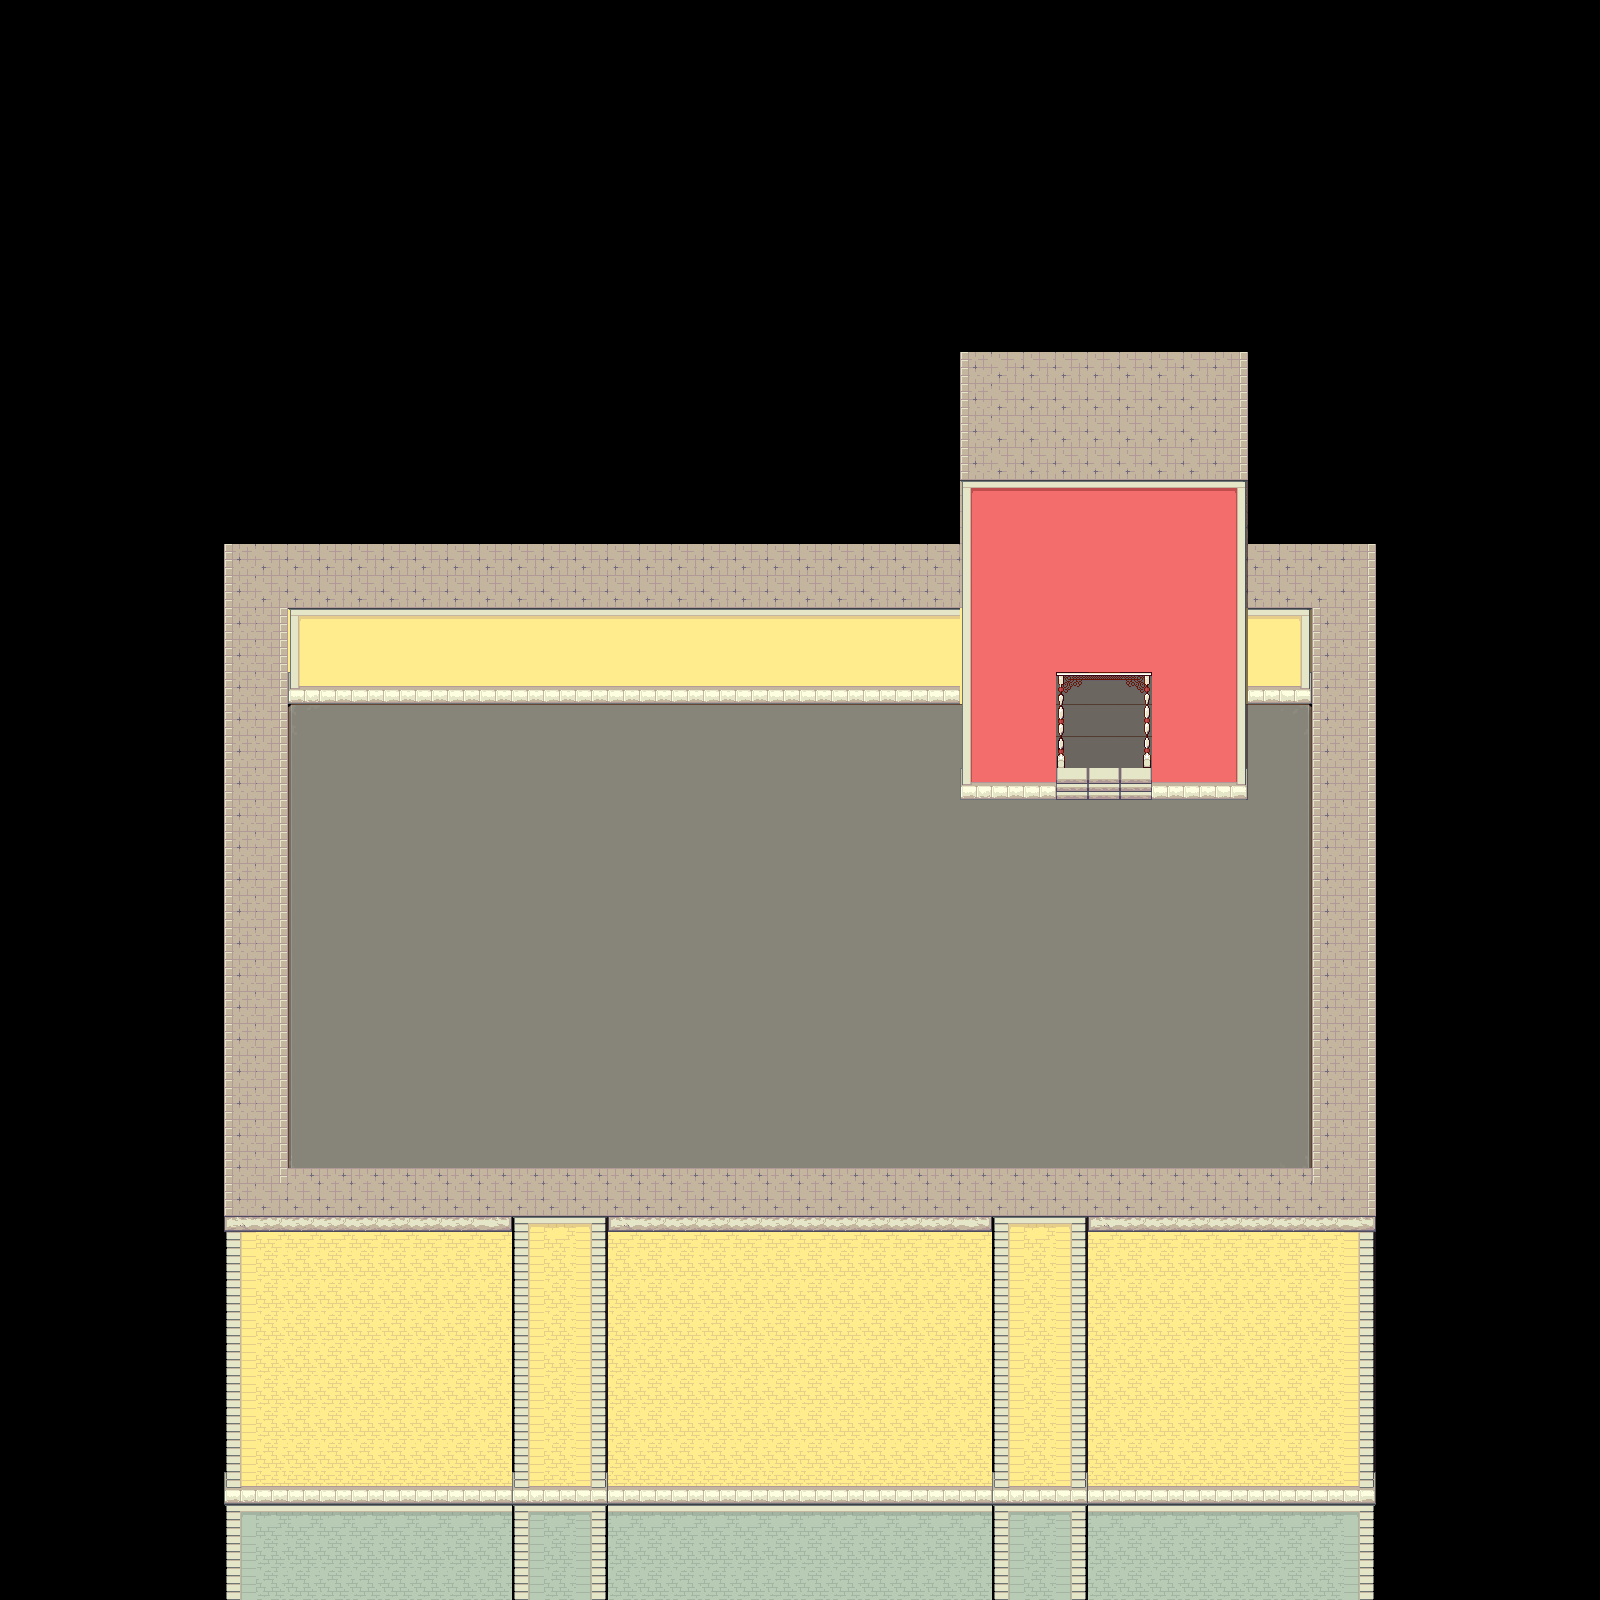

Tiled map render using the project's own tile images. Description and the map definition, with tile-layer contents summarised, below:
An orthogonal 50x50 tile map with 32x32 px tiles, 4 tile layers (Map, Map2, Map3, foreground), 8 tilesets and 12 objects (NPC, Player).

<map version="1.10" tiledversion="1.11.2" orientation="orthogonal" renderorder="right-down" width="50" height="50" tilewidth="32" tileheight="32" infinite="0" nextlayerid="9" nextobjectid="13">
 <tileset firstgid="1" name="victorian-accessories" tilewidth="32" tileheight="32" tilecount="2560" columns="32">
  <image source="../Tilesets/victorian-accessories.png" width="1024" height="2560" />
 </tileset>
 <tileset firstgid="2561" name="victorian-garden" tilewidth="32" tileheight="32" tilecount="1024" columns="16">
  <image source="../Tilesets/victorian-garden.png" width="512" height="2048" />
 </tileset>
 <tileset firstgid="3585" name="victorian-mansion" tilewidth="32" tileheight="32" tilecount="2048" columns="32">
  <image source="../Tilesets/victorian-mansion.png" width="1024" height="2048" />
 </tileset>
 <tileset firstgid="5633" name="victorian-market" tilewidth="32" tileheight="32" tilecount="1280" columns="16">
  <image source="../Tilesets/victorian-market.png" width="512" height="2560" />
 </tileset>
 <tileset firstgid="6913" name="victorian-streets" tilewidth="32" tileheight="32" tilecount="1536" columns="16">
  <image source="../Tilesets/victorian-streets.png" width="512" height="3072" />
 </tileset>
 <tileset firstgid="8449" name="victorian-tenement" tilewidth="32" tileheight="32" tilecount="3072" columns="32">
  <image source="../Tilesets/victorian-tenement.png" width="1024" height="3072" />
 </tileset>
 <tileset firstgid="11521" name="victorian-windows-doors" tilewidth="32" tileheight="32" tilecount="5120" columns="32">
  <image source="../Tilesets/victorian-windows-doors.png" width="1024" height="5120" />
 </tileset>
 <tileset firstgid="16641" name="TX Tileset Stone Ground" tilewidth="32" tileheight="32" tilecount="64" columns="8">
  <image source="../Tilesets/TX Tileset Stone Ground.png" width="256" height="256" />
 </tileset>
 <layer id="1" name="Map" width="50" height="50">
  <properties>
   <property name="Draw" type="bool" value="true" />
  </properties>
  <data>[2500 cells, 1242 non-empty, 30 distinct tile ids]</data>
 </layer>
 <layer id="2" name="Map2" width="50" height="50">
  <properties>
   <property name="Draw" type="bool" value="true" />
  </properties>
  <data>[2500 cells, 168 non-empty, 21 distinct tile ids]</data>
 </layer>
 <layer id="4" name="Map3" width="50" height="50">
  <properties>
   <property name="Draw" type="bool" value="true" />
  </properties>
  <data>[2500 cells, 12 non-empty, 10 distinct tile ids]</data>
 </layer>
 <objectgroup id="5" name="Collision">
  <properties>
   <property name="Collision" type="bool" value="true" />
   <property name="Draw" type="bool" value="false" />
  </properties>
  <object id="1" x="224" y="544" width="64" height="672" />
  <object id="2" x="288" y="1184" width="1024" height="32" />
  <object id="3" x="1312" y="544" width="64" height="672" />
  <object id="4" x="1248" y="544" width="64" height="160" />
  <object id="5" x="288" y="544" width="672" height="160" />
  <object id="6" x="960" y="480" width="96" height="320" />
  <object id="7" x="1152" y="480" width="96" height="320" />
  <object id="8" x="1056" y="480" width="96" height="192" />
 </objectgroup>
 <objectgroup id="6" name="Teleport">
  <object id="9" x="1056" y="672" width="96" height="96">
   <properties>
    <property name="targetMap" value="Backroom.tmx" />
   </properties>
  </object>
 </objectgroup>
 <objectgroup id="7" name="Checkpoints">
  <object id="10" x="1056" y="768" width="96" height="32" />
 </objectgroup>
 <objectgroup id="8" name="Entities">
  <object id="11" name="Vagabundo" type="NPC" x="448" y="737.333">
   <properties>
    <property name="NPC_ID" type="int" value="1" />
    <property name="active" type="bool" value="true" />
    <property name="anim_tsxpath" value="Assets/Textures/Characters/Vagabundo.tsx" />
    <property name="currentDialogueTree" type="int" value="0" />
    <property name="texturePath" value="Assets/Textures/Characters/Vagabundo.png" />
   </properties>
   <point />
  </object>
  <object id="12" name="Player" type="Player" x="448" y="896">
   <properties>
    <property name="CorneliusJoined" type="bool" value="false" />
    <property name="WizardJoined" type="bool" value="false" />
    <property name="magicPoints" type="int" value="50" />
   </properties>
   <point />
  </object>
 </objectgroup>
 <layer id="3" name="foreground" width="50" height="50">
  <properties>
   <property name="Draw" type="bool" value="true" />
  </properties>
  <data>[2500 cells, 32 non-empty, 1 distinct tile ids]</data>
 </layer>
</map>
